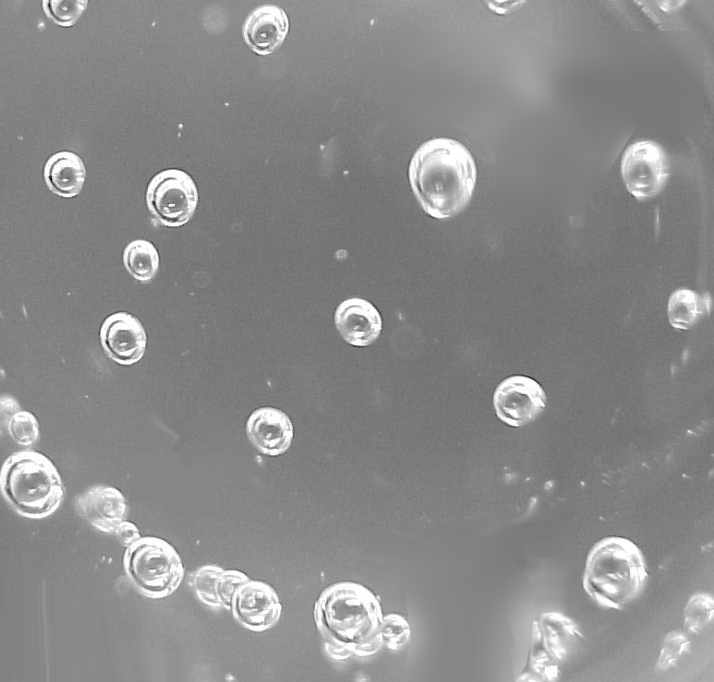
#> input picture img/bubble.tif, 714 x 682 px, found by its file name
$ python learn_thresholding-otsu_thresholding.py
#> lines starting #> are read from the running program, lines starting #| are printed output that depends on the picture; after the words box and inside, x2 and y2 are one past the last pixel; in counts of white or black regions, pixels touching at a corner belong together
import imageio
import numpy as np
from matplotlib import pyplot as plt
from skimage.filters import threshold_otsu

img8= imageio.imread('..\\img\\bubble.tif')
#> img8 is the input picture: shape (682, 714); min 4, max 255, mean 138.6

thresh= threshold_otsu(img8)
#> thresh = 174
binary= img8 > thresh
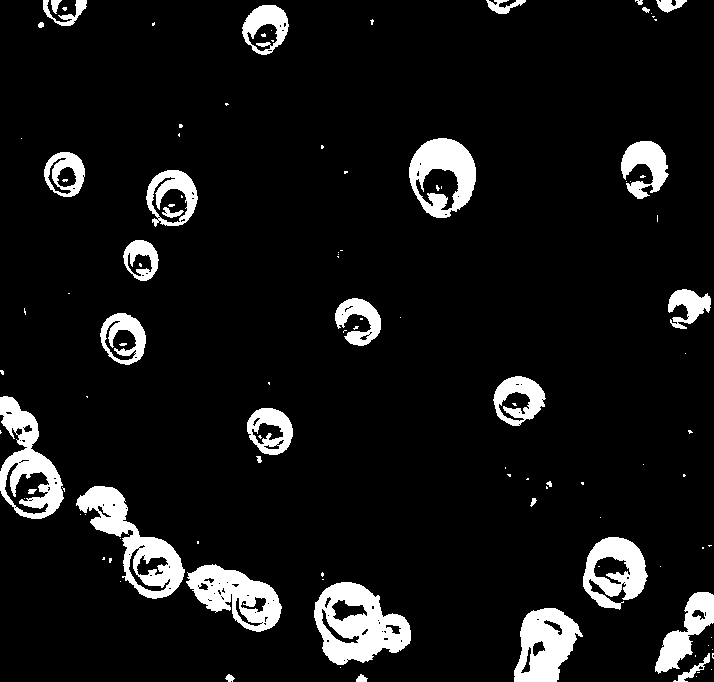
#> binary: shape (682, 714) bool; 8.4% white; 109 white regions (76 under 20 px), largest, box (x1, y1, x2, y2) and area: (314, 582, 411, 665) 4715, (76, 486, 185, 599) 4141, (0, 396, 64, 519) 3499

fig, axes= plt.subplots(ncols=2, figsize=(10, 10))

ax= axes.ravel()
ax[0], ax[1]= plt.subplot(1, 3, 1), plt.subplot(1, 3, 2)

ax[0].imshow(img8, cmap=plt.cm.gray)
ax[0].set_title('Original Image')
ax[0].axis('off')

ax[1].imshow(binary, cmap=plt.cm.gray)
ax[1].set_title('Thressholded Image')
ax[1].axis('off')

plt.tight_layout()
plt.show()
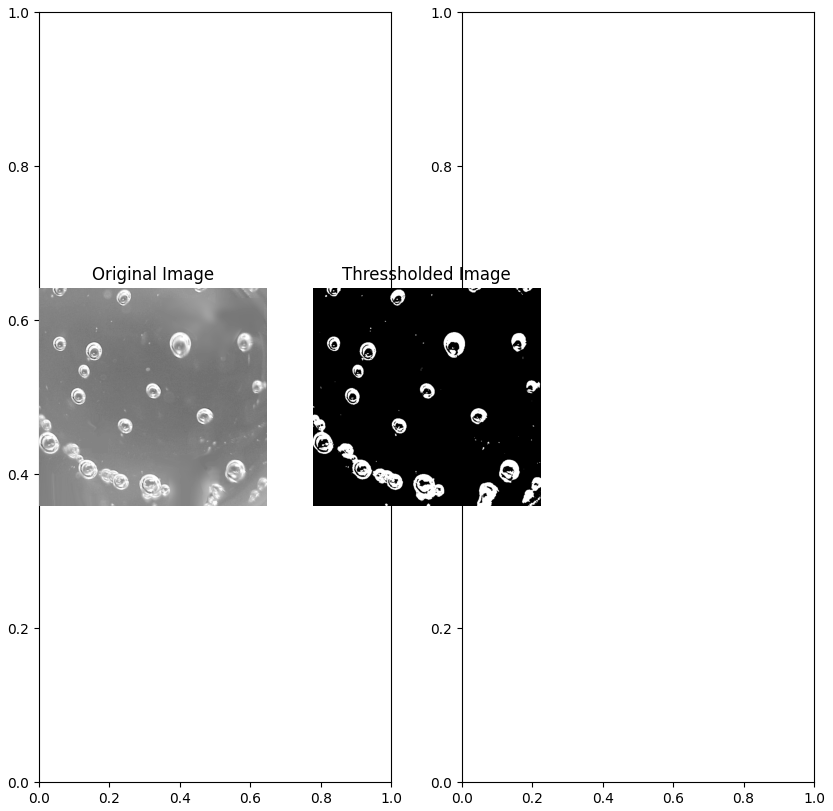
#> figure drawn by matplotlib, 2 panels
